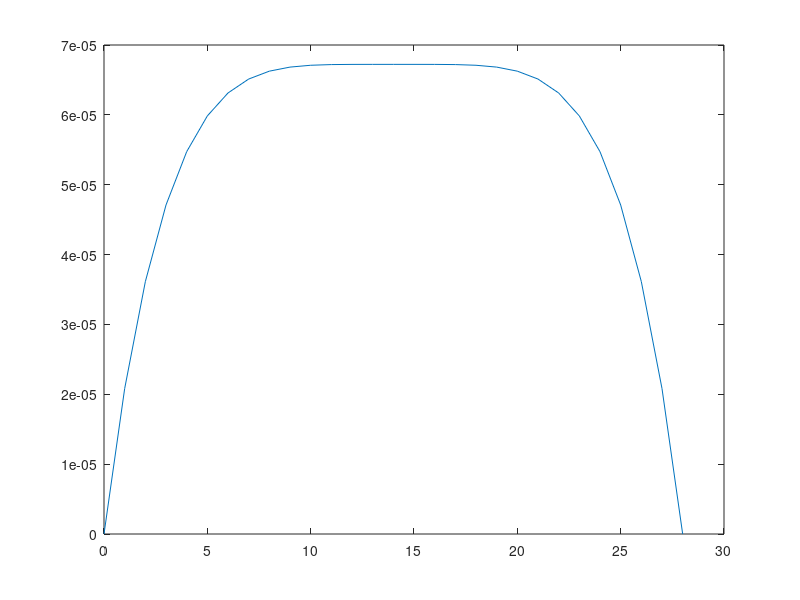

This chart was generated by the following MATLAB code: (Note: this script raises an error after producing the figure.)
nx=30;
x=[];
for i=0:1:nx-2;
    x=[x;i];
end

[nx,ny]=size(x);

G=1e-5;
m=0.001;
n=0.25;
L=nx-1;
y=[];
for i=1:nx
    %y=[y;G/(2*m)*((L/2)^2-(L/2-x(i))^2)];                    %NF
    %y=[y;(G/(2*m))^(1/n)*(n/(n+1))*((L/2)^((n+1)/n)-(abs(L/2-x(i)))^((n+1)/n))];  %NNF
    y=[y;(G/(2*m))^(1/n)*(n/(n+1))*((L/2)^((n+1)/n)-(abs(L/2-x(i)))^((n+1)/n))];  %NNF
end

%y=y/max(y);
plot (x,y);


%==========================================
hold on
dat=load('LBM_velocity_6000.out');
%dat=dat/max(dat);

[nx,ny]=size(dat);
xx=[];
for i=-0.5:1:nx-1-0.5;
    xx=[xx;i];
end
plot (xx,dat,'rx');
hold off
%============================================

%===============error cal====================
% error=0;
% sum=0;
% for i=2:nx-1
%     error=error+abs(y(i)-dat(i));
%     sum=sum+abs(y(i))
% end
% 
% error=error/sum
%============================================
